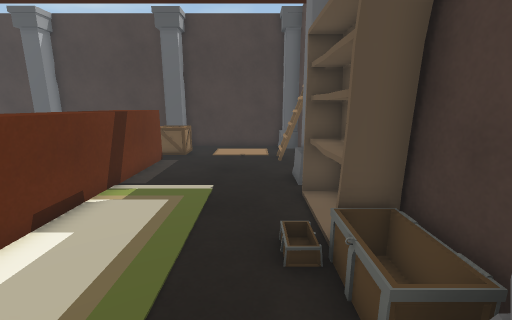
View 1 (above)

16 first-person views from a walk through a 3-D level made in the Unity game engine. The camera is 1.3 m above the floor, tilts 12° down and sees 90° across. The floor is counted in squares, 0.5 m on a side. Each view is taken from the middle of a square. On the plan, view 1 faces up. The plan holds only what a view shows up to about 18 squares ahead; the rest is blank. The place goes on beyond the plan. The player is left out. Some surface patterns are stand-ins.

View 2
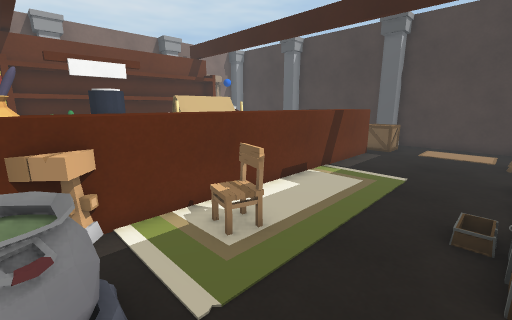

View 3
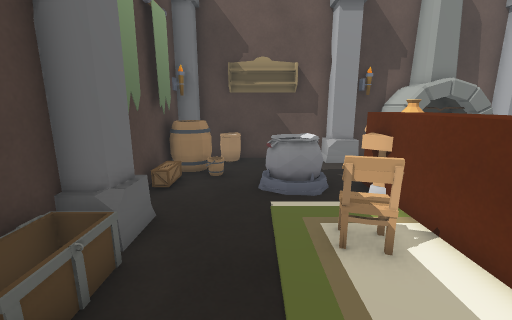

View 4
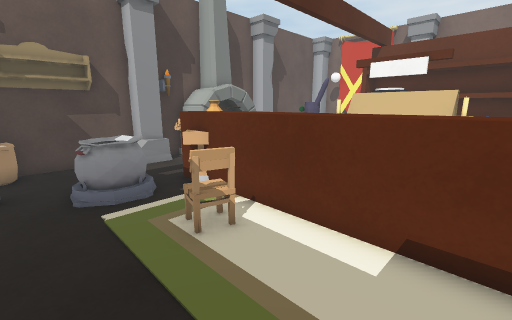

View 5
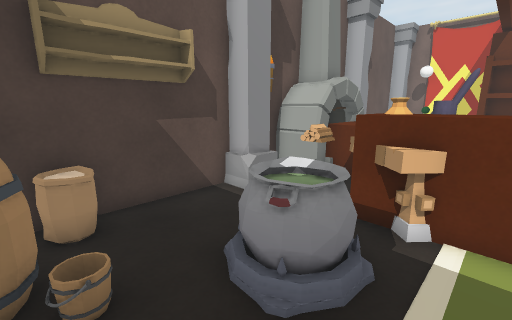

View 6
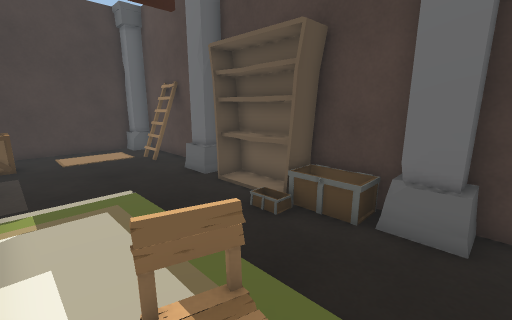

View 7
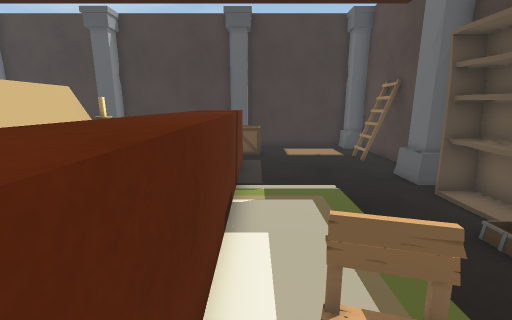

View 8
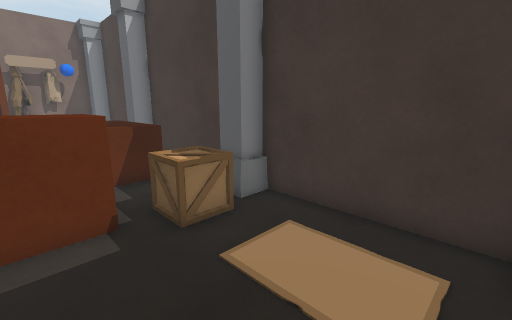

View 9
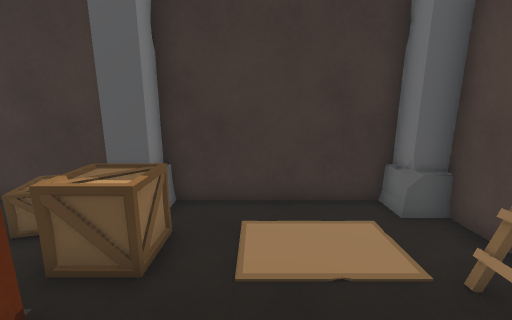

View 10
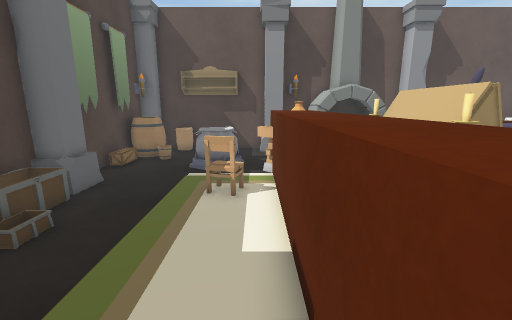

View 11
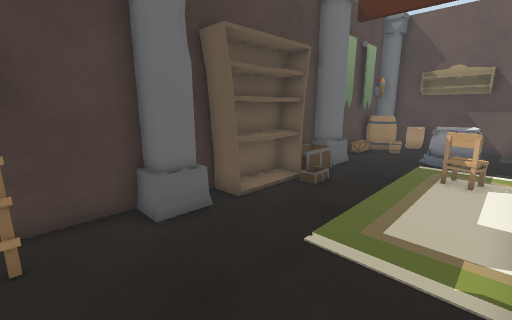

View 12
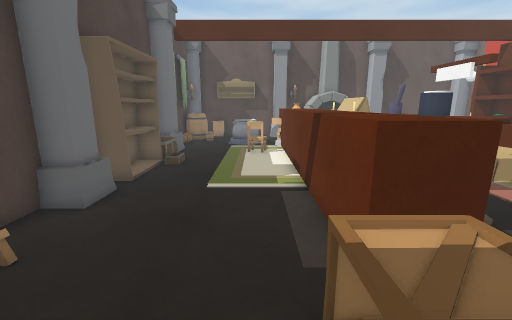

View 13
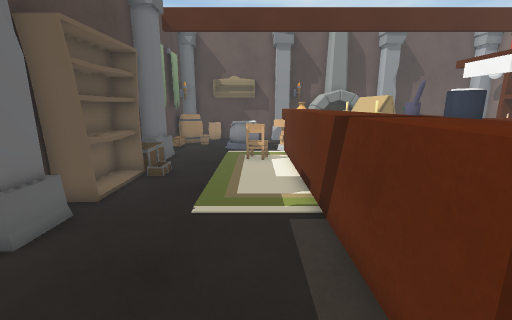

View 14
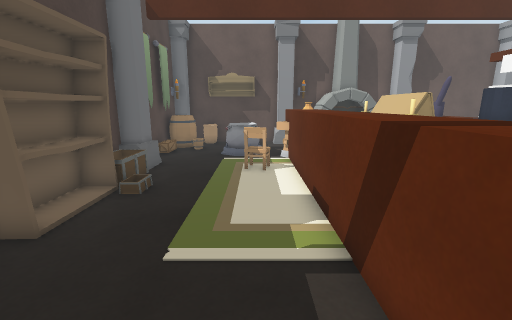

View 15
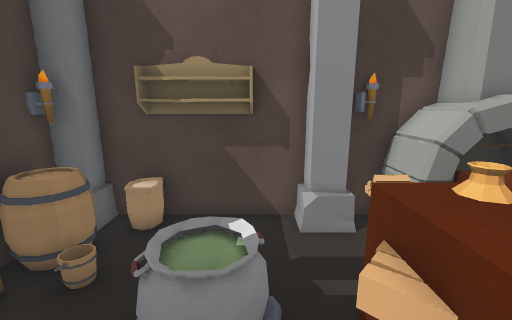

View 16
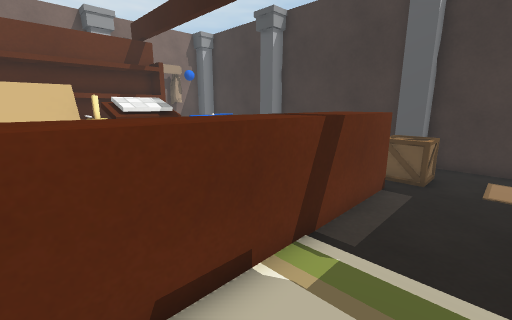

### Floor plan
Key: @ floor where view 1 was taken; # wall or solid block; . main floor; : floor 0.25 m higher than the main floor; / step, stairs or slope; = window, fence, low wall or low ledge; ^ raised ledge; O other object.
Columns run from 8 left of view 1 to 3 right of it. Each row starts with its distance up from view 1.
 17 ###########
 16 ^=OO .....#
 15 O^^=O..... #
 14 O^^OO......#
 13 O^^=.....###
 12 OO^^.....=##
 11 OOO^......##
 10   O^......##
  9   O^......O#
  8   OO......##
  7   OO   ...O#
  6   OO   ...O#
  5 OOOO   ...O#
  4 OOOO  ...:O#
  3 OOOO   ... #
  2  OOOOOO...O#
  1   OO / ...O#
  0   OO.  .@.##
 -1   OOO.O...##
 -2   OOOOOO..O#
 -3 O^OO.OO...##
 -4 O^OO.....OO#
 -5 O#^..... #O#
 -6 OO^O  ..O=O#
 -7 ############

Where each view was taken, in squares from view 1:
view 1: 0 up, 0 right, facing up
view 2: 2 down, 1 right, facing up-left
view 3: 6 up, 1 left, facing down
view 4: 6 up, 0 right, facing down-left
view 5: 0 up, 1 right, facing down-left
view 6: 0 up, 4 left, facing up-right
view 7: 0 up, 4 left, facing up
view 8: 11 up, 1 right, facing up-left
view 9: 10 up, 2 left, facing up
view 10: 9 up, 4 left, facing down
view 11: 12 up, 4 left, facing down-right
view 12: 16 up, 3 left, facing down
view 13: 14 up, 3 left, facing down
view 14: 12 up, 3 left, facing down
view 15: 1 up, 3 left, facing down
view 16: 4 up, 2 left, facing up-left
